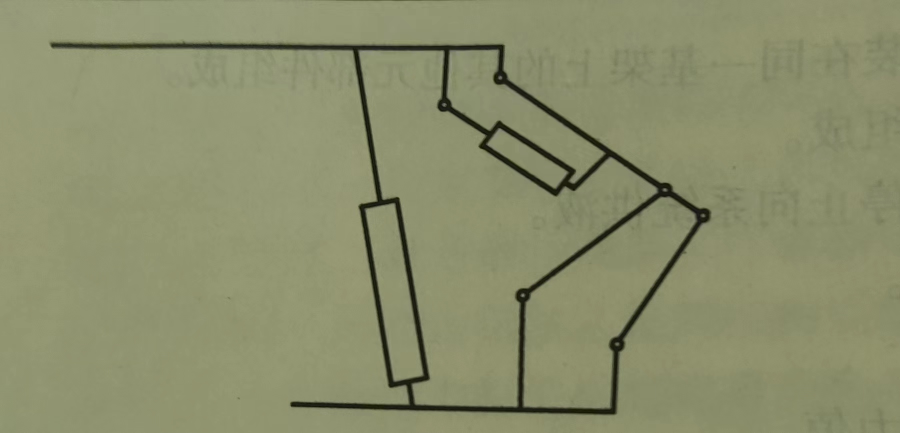
#> input picture es_search/material_data_process/picture_sim/picture_data/6.jpg, 1800 x 866 px (shown at 1/2 size)
$ python cosin_sim.py   (older library calls are emulated)
#> lines starting #> are read from the running program, lines starting #| are printed output that depends on the picture; long printed decimals are rounded
# -- coding: utf-8 --
# @Createtime：2022-11-21
# @Updatetime：15:15
# @Author：zhangpeng
# @File：cosin_sim.py
# @Description：余弦相似度计算


from PIL import Image
from numpy import average, dot, linalg
# 对图片进行统一化处理
def get_thum(image, size=(64, 64), greyscale=False):
    # 利用image对图像大小重新设置, Image.ANTIALIAS为高质量的
    image = image.resize(size, Image.ANTIALIAS)
    if greyscale:
        # 将图片转换为L模式，其为灰度图，其每个像素用8个bit表示
        image = image.convert('L')
    return image
# 计算图片的余弦距离
def image_similarity_vectors_via_numpy(image1, image2):
    image1 = get_thum(image1)
    image2 = get_thum(image2)
    images = [image1, image2]
    vectors = []
    norms = []
    for image in images:
        vector = []
        for pixel_tuple in image.getdata():
            vector.append(average(pixel_tuple))
        vectors.append(vector)
        # linalg=linear（线性）+algebra（代数），norm则表示范数
        # 求图片的范数
        norms.append(linalg.norm(vector, 2))
    a, b = vectors
    a_norm, b_norm = norms
    # dot返回的是点积，对二维数组（矩阵）进行计算
    res = dot(a / a_norm, b / b_norm)
    return res

if __name__ == "__main__":
    image1 = Image.open('.//picture_data//6.jpg')
#> image1 is the input picture: PIL image 1800x866 RGB; mean R, G, B 138.5, 142, 107.6
    image2 = Image.open('.//picture_data//4.jpg')
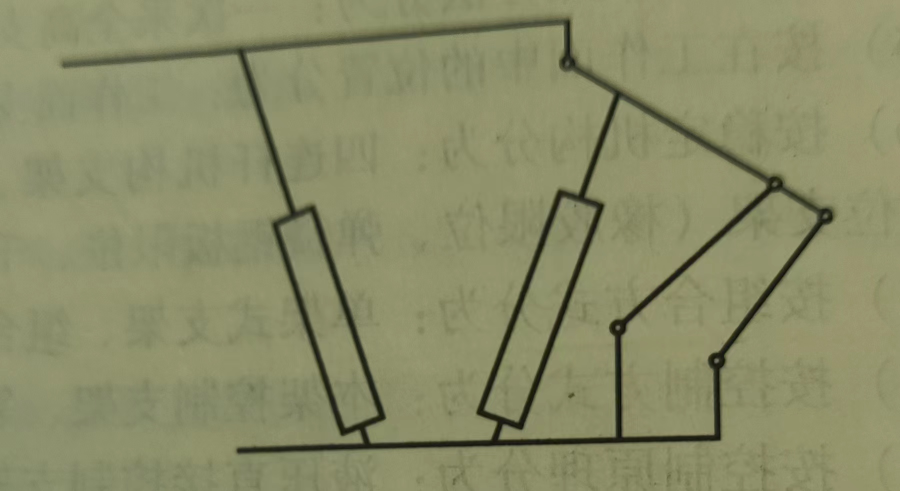
#> input picture es_search/material_data_process/picture_sim/picture_data/4.jpg, 1800 x 982 px (shown at 1/2 size)
#> image2 is the input picture: PIL image 1800x982 RGB; mean R, G, B 138, 140.1, 103.5
    cosin = image_similarity_vectors_via_numpy(image1, image2)
#> in get_thum, `image = image.resize(size, Image.ANTIALIAS)`:
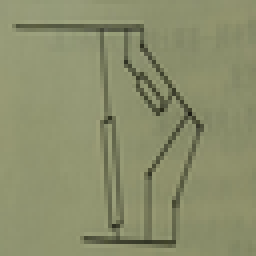
#> image: PIL image 64x64 RGB (shown 4 times larger); mean R, G, B 138.5, 142, 107.6
#> call 2 of get_thum, with size = (64, 64), greyscale = False
#> in get_thum (call 2), `image = image.resize(size, Image.ANTIALIAS)`:
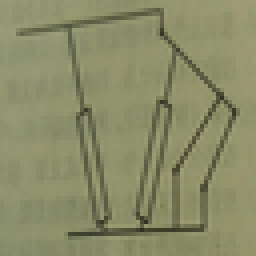
#> image: PIL image 64x64 RGB (shown 4 times larger); mean R, G, B 138, 140.1, 103.5
#> the loop in image_similarity_vectors_via_numpy, `for image in images:` made 2 passes
#> after the loop in image_similarity_vectors_via_numpy, `for image in images:`: norms = [8336.7, 8201.2]; vectors = 2 items
#> in image_similarity_vectors_via_numpy, `a, b = vectors`: a = 4096 values, max 149 at index 336, min 28 at index 1839, mean 129.4; b = 4096 values, max 145 at index 2106, min 43.33 at index 3683, mean 127.2
#> in image_similarity_vectors_via_numpy, `a_norm, b_norm = norms`: a_norm = 8336.7; b_norm = 8201.2
#> in image_similarity_vectors_via_numpy, `res = dot(a / a_norm, b / b_norm)`: res = 0.987
#> cosin = 0.987
    print('图片余弦相似度:', cosin)
#| 图片余弦相似度: 0.9868
